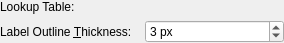
<?xml version="1.0" encoding="UTF-8"?>
<ui version="4.0">
 <class>qSlicerLabelMapVolumeDisplayWidget</class>
 <widget class="qSlicerWidget" name="qSlicerLabelMapVolumeDisplayWidget">
  <property name="geometry">
   <rect>
    <x>0</x>
    <y>0</y>
    <width>284</width>
    <height>33</height>
   </rect>
  </property>
  <property name="windowTitle">
   <string>Form</string>
  </property>
  <layout class="QGridLayout" name="gridLayout">
   <property name="margin">
    <number>0</number>
   </property>
   <item row="0" column="0">
    <widget class="QLabel" name="LookupTableLabel">
     <property name="text">
      <string>Lookup Table:</string>
     </property>
    </widget>
   </item>
   <item row="0" column="1">
    <widget class="qMRMLColorTableComboBox" name="ColorTableComboBox">
     <property name="addEnabled">
      <bool>false</bool>
     </property>
     <property name="removeEnabled">
      <bool>false</bool>
     </property>
    </widget>
   </item>
   <item row="1" column="0">
     <widget class="QLabel" name="SliceIntersectionThicknessLabel">
       <property name="text">
         <string>Label Outline &amp;Thickness:</string>
       </property>
       <property name="buddy">
         <cstring>SliceIntersectionThicknessSpinBox</cstring>
       </property>
     </widget>
   </item>
   <item row="1" column="1">
     <widget class="QSpinBox" name="SliceIntersectionThicknessSpinBox">
       <property name="suffix">
         <string> px</string>
       </property>
       <property name="minimum">
         <number>1</number>
       </property>
       <property name="maximum">
         <number>20</number>
       </property>
       <property name="value">
         <number>3</number>
       </property>
       <property name="singleStep">
         <number>1</number>
       </property>
       <property name="toolTip">
         <string>When displaying the label map with the outline/not filled option, this controls the width of the outline.</string>
       </property>
     </widget>
   </item>
   <item row="2" column="0" colspan="2">
    <spacer name="verticalSpacer">
     <property name="orientation">
      <enum>Qt::Vertical</enum>
     </property>
     <property name="sizeHint" stdset="0">
      <size>
       <width>20</width>
       <height>40</height>
      </size>
     </property>
    </spacer>
   </item>
  </layout>
 </widget>
 <customwidgets>
  <customwidget>
   <class>qMRMLColorTableComboBox</class>
   <extends>qMRMLNodeComboBox</extends>
   <header>qMRMLColorTableComboBox.h</header>
  </customwidget>
  <customwidget>
   <class>qMRMLNodeComboBox</class>
   <extends>QWidget</extends>
   <header>qMRMLNodeComboBox.h</header>
  </customwidget>
  <customwidget>
   <class>qSlicerWidget</class>
   <extends>QWidget</extends>
   <header>qSlicerWidget.h</header>
   <container>1</container>
  </customwidget>
 </customwidgets>
 <resources/>
 <connections>
  <connection>
   <sender>qSlicerLabelMapVolumeDisplayWidget</sender>
   <signal>mrmlSceneChanged(vtkMRMLScene*)</signal>
   <receiver>ColorTableComboBox</receiver>
   <slot>setMRMLScene(vtkMRMLScene*)</slot>
   <hints>
    <hint type="sourcelabel">
     <x>299</x>
     <y>273</y>
    </hint>
    <hint type="destinationlabel">
     <x>271</x>
     <y>17</y>
    </hint>
   </hints>
  </connection>
 </connections>
</ui>
